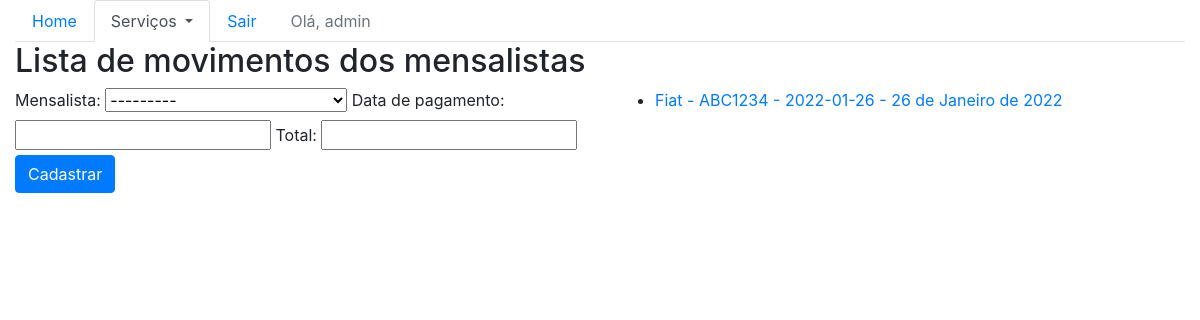
/sistema/mov-movmens-list (signed in), run on the app's committed database.
### core/models.py (models this page shows, shortened)
class movMensalista(models.Model):
    mensalista = models.ForeignKey("Mensalista", on_delete=models.CASCADE)
    dt_pgto = models.DateField("data de pagamento", auto_now=False, auto_now_add=False)
    total = models.DecimalField(max_digits=6, decimal_places=2)
    class Meta:
        verbose_name = "movimento mensal"
        verbose_name_plural = "movimentos mensais"

class Mensalista(models.Model):
    veiculo = models.ForeignKey(Veiculo, verbose_name="veículo", on_delete=models.CASCADE)
    inicio = models.DateField("início", auto_now=False, auto_now_add=False)
    valor_mes = models.DecimalField("valor mensal", max_digits=6, decimal_places=2)
    class Meta:
        verbose_name = "mensalista"
        verbose_name_plural = "mensalistas"
    def __str__(self):
        return str(self.veiculo) + " - " + str(self.inicio)

class Veiculo(models.Model):
    marca = models.ForeignKey("Marca", on_delete=models.CASCADE)
    placa = models.CharField(max_length=7)
    proprietario = models.ForeignKey("Pessoa", verbose_name="proprietário", on_delete=models.CASCADE)
    cor = models.CharField(max_length=15)
    observacoes = models.TextField("observações")
    class Meta:
        verbose_name = "Veículo"
        verbose_name_plural = "Veículos"
    def __str__(self):
        return self.marca.nome + " - " + self.placa

class Marca(models.Model):
    nome = models.CharField(max_length=50)
    class Meta:
        verbose_name = "marca"
        verbose_name_plural = "marcas"

### core/views.py (the view)
@login_required
def lista_movMensalistas(request):
    mov_mens = movMensalista.objects.all()
    form = MovMensalistaForm()
    data = {'mov_mens': mov_mens, 'form': form}
    return render(request, 'core/lista_movmensalistas.html', data)

### core/forms.py
class MovMensalistaForm(ModelForm):
    class Meta:
        model = movMensalista
        fields = ('__all__')

### core/templates/core/lista_movmensalistas.html (shortened to what this page needs)
{% extends 'base.html' %}
{% load bootstrap %}
{% block main %}
    <div class="row">
        <div class="col">
            <h2>Lista de movimentos dos mensalistas</h2>
        </div>
    </div>
    <div class="row">
        <div class="col-sm-6">
            <form action=" {% url 'core_movmens_novo' %} " method="POST">
                {{ form|bootstrap }}
                <button class="btn btn-primary" type="submit">
                    Cadastrar
                </button>
            </form>
        </div>
        <div class="col-sm-6">
            <ul>
                {% for mov in mov_mens %}
                    <li>
                        <a href=
                            "{% url 'core_movmensalistas_update' mov.id %}">
                            {{ mov.mensalista }} - {{ mov.dt_pgto }}
                        </a>
                    </li>
                {% endfor %}
            </ul>
        </div>
    </div>
{% endblock main %}

### templates/base.html (shortened to what this page needs)
{% load static %}
<!DOCTYPE html>
<html lang="pt-br">
<head>
    <link rel="stylesheet" href="{% static 'bootstrap/css/bootstrap.css' %}">
</head>
<body>
    <div class="container-fluid">
        <ul class="nav nav-tabs">
            <li class="nav-item">
                <a
                    class="nav-link
                        "
                    href="{% url 'core_home' %}">
                    Home
                </a>
            </li>
            <li class="nav-item dropdown">
                <a
                    class="nav-link dropdown-toggle
                        {% if not request.resolver_match.url_name == 'core_home' %}
                            active
                        {% endif %}"
                    data-toggle="dropdown" href="#"
                    role="button"
                    aria-haspopup="true"
                    aria-expanded="false">
                    Serviços
                </a>
            </li>
            {% if user.is_authenticated %}
                <li class="nav-item">
                    <a class="nav-link" href="{% url 'logout' %}">Sair</a>
                </li>
                <li class="nav-item">
                    <a class="nav-link disabled" href="#">Olá, {{ user }}</a>
                </li>
            {% else %}
                <li class="nav-item">
                    <a class="nav-link" href="{% url 'login' %}">Entrar</a>
                </li>
            {% endif %}
        </ul>
        {% block main %}
        {% endblock main %}
    </div>
</body>
</html>

### data on the page
movMensalista: mensalista "Fiat - ABC1234 - 2022-01-26", dt_pgto "26 de Janeiro de 2022"

### other printed values
{{ user }} "admin"
